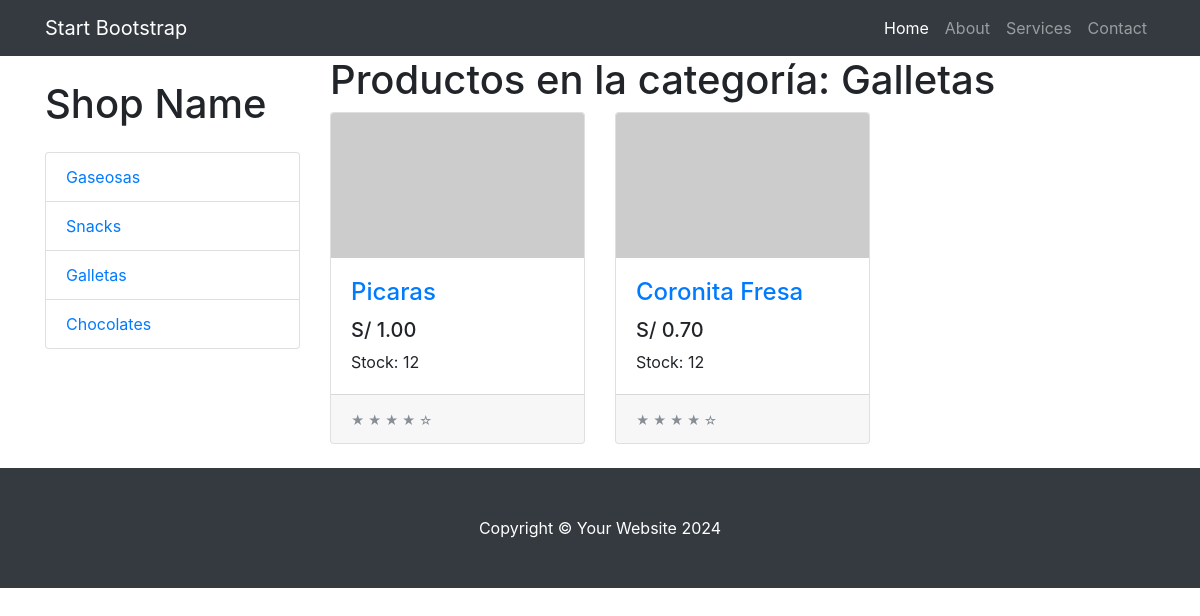
/tienda/categoria/3/, run on the app's committed database.
### tienda/models.py (models this page shows, shortened)
class Categoria(models.Model):
    nombre = models.CharField(max_length=200)
    pub_date = models.DateTimeField('fecha de registro',auto_now=True)

class Producto(models.Model):
    categoria = models.ForeignKey(Categoria,on_delete=models.CASCADE)
    nombre = models.CharField(max_length=200)
    precio = models.DecimalField(max_digits=6,decimal_places=2)
    stock = models.IntegerField(default=0)
    pub_date = models.DateTimeField('date published')

### tienda/views.py (the view)
# urls.py: path('categoria/<int:categoria_id>/', views.productos_por_categoria, name='categoria'),
def productos_por_categoria(request, categoria_id):
    categorias = Categoria.objects.all()  # Para el menú lateral
    categoria = Categoria.objects.get(id=categoria_id)  # La categoría seleccionada
    productos = Producto.objects.filter(categoria=categoria)  # Productos de la categoría
    return render(request, 'productos_por_categoria.html', {
        'categorias': categorias,
        'categoria': categoria,
        'productos': productos
    })

### tienda/templates/productos_por_categoria.html
{% extends "layout.html" %}
{% block content %}
  <h1>Productos en la categoría: {{ categoria.nombre }}</h1>
  <div class="row">
    {% for prod in productos %}
      <div class="col-lg-4 col-md-6 mb-4">
        <div class="card h-100">
          <a href="{% url 'tienda:producto' prod.id %}">
            <img class="card-img-top" src="http://placehold.it/700x400" alt="">
          </a>
          <div class="card-body">
            <h4 class="card-title">
              <a href="{% url 'tienda:producto' prod.id %}">{{ prod.nombre }}</a>
            </h4>
            <h5>S/ {{ prod.precio }}</h5>
            <p class="card-text">Stock: {{ prod.stock }}</p>
          </div>
          <div class="card-footer">
            <small class="text-muted">&#9733; &#9733; &#9733; &#9733; &#9734;</small>
          </div>
        </div>
      </div>
    {% endfor %}
  </div>
{% endblock %}

### tienda/templates/layout.html (shortened to what this page needs)
{% load static %}
<!DOCTYPE html>
<html lang="en">
  <head>
    <link href="{% static 'vendor/bootstrap/css/bootstrap.min.css' %}" rel="stylesheet">
    <link href="{% static 'css/shop.css' %}" rel="stylesheet">
  </head>
  <body>
    <nav class="navbar navbar-expand-lg navbar-dark bg-dark fixed-top">
      <div class="container">
        <a class="navbar-brand" href="#">Start Bootstrap</a>
        <div class="collapse navbar-collapse" id="navbarResponsive">
          <ul class="navbar-nav ml-auto">
            <li class="nav-item active">
              <a class="nav-link" href="{% url 'tienda:index' %}">Home
              </a>
            </li>
            <li class="nav-item">
              <a class="nav-link" href="#">About</a>
            </li>
            <li class="nav-item">
              <a class="nav-link" href="#">Services</a>
            </li>
            <li class="nav-item">
              <a class="nav-link" href="#">Contact</a>
            </li>
          </ul>
        </div>
      </div>
    </nav>
    <div class="container">
      <div class="row">
        <div class="col-lg-3">
          <h1 class="my-4">Shop Name</h1>
          <div class="list-group">
            {% for cat in categorias %}
              <a href="{% url 'tienda:categoria' cat.id %}" class="list-group-item">{{ cat.nombre }}</a>
            {% endfor %}
          </div>
        </div>
        <div class="col-lg-9">
          {% block content %}{% endblock %}
        </div>
      </div>
    </div>
    <footer class="py-5 bg-dark">
      <div class="container">
        <p class="m-0 text-center text-white">Copyright &copy; Your Website 2024</p>
      </div>
    </footer>
  </body>
</html>

### tienda/static/css/shop.css (style rules this page uses)
body { padding-top: 54px; }
@media (min-width: 992px) { body { padding-top: 56px; } }

### data on the page
Categoria: nombre "Gaseosas"
Categoria: nombre "Snacks"
Categoria: nombre "Galletas"
Categoria: nombre "Chocolates"
Producto: nombre "Picaras", precio "1.00", stock "12"
Producto: nombre "Coronita Fresa", precio "0.70", stock "12"
